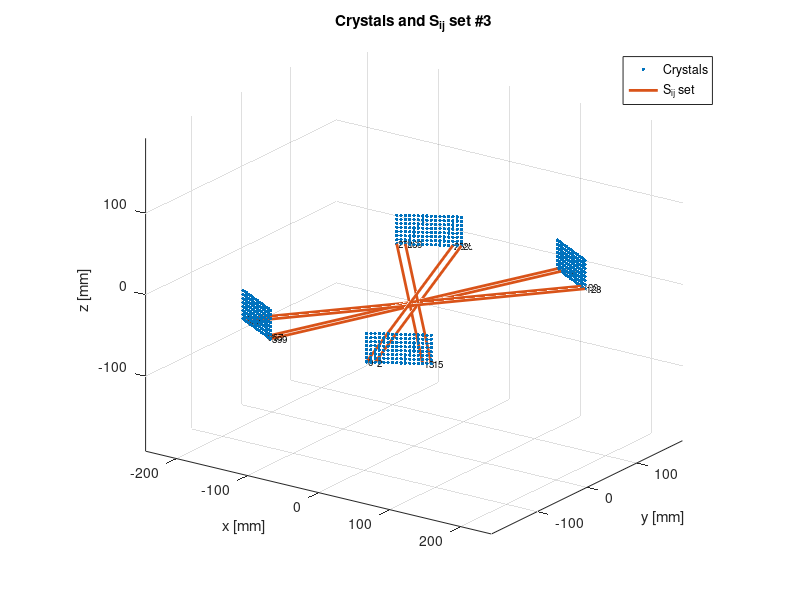

Reproduce this figure in MATLAB.
clear; clc;

% Geometry parameters
modules = 4;
axCount = 8;
transCount = 16;
crystalsPerModule = axCount * transCount;
N = modules * crystalsPerModule;

% Index mapping utility
toID = @(m,a,t) (m-1)*crystalsPerModule + a*transCount + t;
mirrorT = @(t) transCount-1-t;

% --- Compute crystal positions for plotting ---
R_ring = 200; % mm
moduleAnglesDeg = [-60, 60, 120, 240];
pitchT = 5.0; pitchA = 5.0;
halfT = (transCount-1)/2;
halfA = (axCount-1)/2;
pos = zeros(N,3);
modIdx = zeros(N,1); axIdx = zeros(N,1); trIdx = zeros(N,1);
for m = 1:modules
    phi = deg2rad(moduleAnglesDeg(m));
    cen = [R_ring*cos(phi), R_ring*sin(phi), 0];
    tHat = [-sin(phi), cos(phi), 0];
    for a = 0:axCount-1
        z = (a - halfA) * pitchA;
        for t = 0:transCount-1
            xyt = cen + tHat * ((t - halfT)*pitchT);
            id = toID(m,a,t);
            pos(id+1,:) = [xyt(1), xyt(2), z];
            modIdx(id+1) = m;
            axIdx(id+1) = a;
            trIdx(id+1) = t;
        end
    end
end

% --- Build S_ij sets using full 8-LOR symmetry ---
Sij_cell = {}; Sij_keys = {};
for a = 0:axCount-1
    for tL = 0:transCount-1
        for tR = 0:transCount-1
            % Generate the 8 equivalent LORs for this combination
            combos = [tL, tR; mirrorT(tL), mirrorT(tR); tR, tL; mirrorT(tR), mirrorT(tL)];
            LORs = [];
            % Pair 1-3 and 2-4
            for k = 1:4
                LORs(end+1,:) = [toID(1,a,combos(k,1)), toID(3,a,combos(k,2))];
                LORs(end+1,:) = [toID(2,a,combos(k,1)), toID(4,a,combos(k,2))];
            end
            % Canonical key (for this axial/transaxial combo)
            key = sprintf('A%d_TL%d_TR%d', a, tL, tR);
            Sij_cell{end+1} = LORs; %#ok<AGROW>
            Sij_keys{end+1} = key; %#ok<AGROW>
        end
    end
end

% --- Output each equivalence set as one line in TXT ---
fileID = fopen('Sij_sets.txt','w');
for s = 1:numel(Sij_cell)
    fprintf(fileID, '%s\t', Sij_keys{s});
    pairs = Sij_cell{s};
    for p = 1:size(pairs,1)
        fprintf(fileID, '%d %d\t', pairs(p,1), pairs(p,2));
    end
    fprintf(fileID, '\n');
end
fclose(fileID);
disp(['Wrote Sij_sets.txt with ' num2str(numel(Sij_cell)) ' equivalence sets.']);

% --- Visualization: plot setIdx-th S_ij set (change setIdx as desired) ---
setIdx = 3; % Example: plot the 3rd set, which now is guaranteed 8 LORs
figure('Color','w'); hold on; grid on;
title(sprintf('Crystals and S_{ij} set #%d', setIdx));

% Plot all crystals
plot3(pos(:,1), pos(:,2), pos(:,3), '.', 'MarkerSize', 8);

% Draw the LORs for current S_ij set
pairsToPlot = Sij_cell{setIdx};
for r = 1:size(pairsToPlot,1)
    i = pairsToPlot(r,1)+1; j = pairsToPlot(r,2)+1;
    line([pos(i,1), pos(j,1)], [pos(i,2), pos(j,2)], [pos(i,3), pos(j,3)], ...
         'LineWidth', 2, 'LineStyle','-');
end

% Label only crystals involved in these LORs
shownIDs = unique(pairsToPlot(:)) + 1;
for idx = reshape(shownIDs,1,[])
    text(pos(idx,1), pos(idx,2), pos(idx,3), sprintf(' %d', idx-1), ...
         'FontSize', 7, 'Color', [0 0 0]);
end

xlabel('x [mm]'); ylabel('y [mm]'); zlabel('z [mm]');
axis equal; view(35,20);
legend({'Crystals','S_{ij} set'}, 'Location','best');
hold off;


% clear; clc;
% % --- Geometry Parameters ---
% modules = 4; axCount = 8; transCount = 16;
% crystalsPerModule = axCount * transCount;
% N = modules * crystalsPerModule;
% % Opposing pairs: [1,3], [2,4]
% pairs_mod = [1,3; 2,4]; % Each row: [left right]
% mirrorT = @(t) transCount-1-t;
% 
% % Mapping from ID to [module, axial, trans]
% toLocal = @(id) deal(floor(id / crystalsPerModule)+1, ...
%                      floor(mod(id, crystalsPerModule)/transCount), ...
%                      mod(id, transCount));
% 
% toID = @(m,a,t) (m-1)*crystalsPerModule + a*transCount + t;
% 
% % --- For each LOR between opposing modules, create its full equivalent set ---
% Sij_cell = {}; set_keys = {};
% for kpair=1:size(pairs_mod,1)
%     leftM = pairs_mod(kpair,1); rightM = pairs_mod(kpair,2);
%     for a = 0:axCount-1
%         for tL = 0:transCount-1
%             for tR = 0:transCount-1
%                 leftID = toID(leftM,a,tL);
%                 rightID = toID(rightM,a,tR);
% 
%                 % Build all four permutations for this LOR
%                 IDs = [
%                     leftID, rightID; % original
%                     %transCount-leftID, transCount-rightID;
%                     toID(leftM,a,mirrorT(tL)), toID(rightM,a,mirrorT(tR)); % mirror both
%                     rightID, leftID; % swap
%                     %transCount-rightID, transCount-leftID;
%                     toID(rightM,a,mirrorT(tR)), toID(leftM,a,mirrorT(tL)); % swap and mirror both
%                 ];
% 
%                 IDs = unique(IDs, 'rows'); % Remove duplicates
% 
%                 % Build analogous set in opposing module pair
%                 opp_leftM = mod(leftM,modules)+1; %1->2, 2->3,3->4,4->1, so just swap to the other pair
%                 opp_rightM = mod(rightM,modules)+1;
%                 opp_IDs = [
%                     toID(opp_leftM,a,tL), toID(opp_rightM,a,tR);
%                     toID(opp_leftM,a,mirrorT(tL)), toID(opp_rightM,a,mirrorT(tR));
%                     toID(opp_rightM,a,tR), toID(opp_leftM,a,tL);
%                     toID(opp_rightM,a,mirrorT(tR)), toID(opp_leftM,a,mirrorT(tL));
%                 ];
%                 opp_IDs = unique(opp_IDs, 'rows');
%                 % Full set
%                 setLORs = [IDs; opp_IDs];
% 
%                 % Use a set key based on (module pair, axial ring, transaxial positions)
%                 set_key = sprintf('L%dR%dA%dTL%dTR%d',leftM,rightM,a,tL,tR);
% 
%                 % Add if new
%                 if all(~strcmp(set_keys, set_key))
%                     Sij_cell{end+1} = setLORs; %#ok<AGROW>
%                     set_keys{end+1} = set_key; %#ok<AGROW>
%                 end
%             end
%         end
%     end
% end
% 
% % --- Write output files ---
% f1 = fopen('Sij_sets.txt','w');
% for s = 1:numel(Sij_cell)
%     pairs = Sij_cell{s};
%     fprintf(f1,'Set_%d\t',s);
%     for p = 1:size(pairs,1)
%         fprintf(f1,'%d %d\t',pairs(p,1),pairs(p,2));
%     end
%     fprintf(f1,'\n');
% end
% fclose(f1);
% 
% fprintf('Wrote Sij_sets.txt with %d unique sets\n', numel(Sij_cell));
% 
% % --- Compute crystal positions ---
% R_ring = 200; % mm
% moduleAnglesDeg = [-60, 60, 120, 240];
% pitchT = 5.0; pitchA = 5.0;
% halfT = (transCount-1)/2;
% halfA = (axCount-1)/2;
% pos = zeros(N,3);
% modIdx = zeros(N,1); axIdx = zeros(N,1); trIdx = zeros(N,1);
% 
% for m = 1:modules
%     phi = deg2rad(moduleAnglesDeg(m));
%     cen = [R_ring*cos(phi), R_ring*sin(phi), 0];
%     tHat = [-sin(phi), cos(phi), 0];
%     for a = 0:axCount-1
%         z = (a - halfA) * pitchA;
%         for t = 0:transCount-1
%             xyt = cen + tHat * ((t - halfT)*pitchT);
%             id = toID(m,a,t);
%             pos(id+1,:) = [xyt(1), xyt(2), z];
%             modIdx(id+1) = m;
%             axIdx(id+1) = a;
%             trIdx(id+1) = t;
%         end
%     end
% end
% 
% % --- Select S_ij sets to plot ---
% setIdx = 3; % Change this to plot different sets (e.g., first or chosen set)
% pairsToPlot = Sij_cell{setIdx};
% 
% figure('Color','w'); hold on; grid on;
% title(sprintf('Crystals and S_{ij} set #%d', setIdx));
% plot3(pos(:,1), pos(:,2), pos(:,3), '.', 'MarkerSize', 8);
% 
% % Draw the LORs for current S_ij set
% for r = 1:size(pairsToPlot,1)
%     i = pairsToPlot(r,1)+1; j = pairsToPlot(r,2)+1;
%     line([pos(i,1), pos(j,1)], [pos(i,2), pos(j,2)], [pos(i,3), pos(j,3)], ...
%          'LineWidth', 1.5, 'LineStyle','-');
% end
% 
% % Label only crystals involved in these LORs
% shownIDs = unique([pairsToPlot(:)]) + 1;
% for idx = reshape(shownIDs,1,[])
%     text(pos(idx,1), pos(idx,2), pos(idx,3), sprintf(' %d', idx-1), ...
%          'FontSize', 7, 'Color', [0 0 0]);
% end
% 
% xlabel('x [mm]'); ylabel('y [mm]'); zlabel('z [mm]');
% axis equal; view(35,20);
% legend({'Crystals','S_{ij} set'}, 'Location','best');
% hold off;
% % ==== S_ij (geometrically equivalent LORs) for a 4-module, 512-crystal PET ====
% % Geometry: 4 modules, each 8 (axial) x 16 (transaxial) crystals.
% % Mapping (original, row-wise):
% %   Module 1 IDs: 0..127 (rows of 16: 0..15, 16..31, ..., 112..127)
% %   Module 2 IDs: 128..255,  Module 3: 256..383,  Module 4: 384..511
% %
% % S_ij definition (Kinouchi et al., Fig. 1(b)): All LORs "geometrically equal"
% % to LOR-ij -> same relative positions within modules AND same inter-detector angle.
% % We implement this by grouping LORs with identical (Δt, Δa) after mirroring
% % the transaxial index of the opposite module (so left/right module frames align).
% %
% % Outputs:
% %   - LORs: all valid LOR pairs [i j] (i<j) between opposing modules
% %   - S: cell array; each cell is an Nx2 list of crystal ID pairs for one S_ij
% %   - Files:
% %       * Sij_sets.txt       (one line per S_ij set; pairs "i j" separated by tabs)
% %       * Sij_key_map.txt    (key index -> [dT dA] and set size)
% %
% % Visualization:
% %   - 3D plot of all crystals (with crystal ID labels for the shown sets to avoid clutter)
% %   - Lines drawn for two S_ij demo sets:
% %       * same axial ring (Δa = 0), solid lines
% %       * different rings (Δa = +1), dotted lines
% %
% % ------------------------------------------------------------------------------
% 
% clear; clc;
% 
% %% --------- Basic scanner/grid parameters ----------
% modules            = 4;
% axCount            = 8;   % axial crystals per module (rows)
% transCount         = 16;  % transaxial crystals per module (cols)
% crystalsPerModule  = axCount * transCount;           % 128
% N                  = modules * crystalsPerModule;    % 512 total
% 
% % Module angular placement (degrees):
% % Two modules on each "side", separated by 120°, and the two sides are 180° apart.
% % Opposing pairs: (1 <-> 3) and (2 <-> 4).
% moduleAnglesDeg = [-60, +60, 120, 240];
% 
% % Simple physical layout (for visualization only)
% R_ring       = 200;    % mm: radius to module center (arbitrary, for plotting)
% pitchT       = 5.0;    % mm: transaxial crystal pitch
% pitchA       = 5.0;    % mm: axial crystal pitch
% halfT        = (transCount-1)/2;   % 7.5
% halfA        = (axCount-1)/2;      % 3.5
% 
% % Opposing pairs (by module index)
% isOpposing = @(m1,m2) ((m1==1 && m2==3) || (m1==3 && m2==1) || ...
%                        (m1==2 && m2==4) || (m1==4 && m2==2));
% 
% %% --------- ID <-> (module, axial, trans) mapping ----------
% % ID in [0..511]; module m in [1..4]; a in [0..7], t in [0..15]
% toLocal = @(id) deal( ...
%     floor(id / crystalsPerModule) + 1, ...
%     floor(mod(id, crystalsPerModule) / transCount), ...
%     mod(id, transCount) );
% 
% toID = @(m,a,t) (m-1)*crystalsPerModule + a*transCount + t;
% 
% %% --------- Crystal 3D positions ----------
% % Each module has a center on the ring; local tangent = rotate radial by +90°
% pos = zeros(N,3);
% modIdx = zeros(N,1); axIdx = zeros(N,1); trIdx = zeros(N,1);
% 
% for m = 1:modules
%     phi  = deg2rad(moduleAnglesDeg(m));
%     cen  = [R_ring*cos(phi), R_ring*sin(phi), 0];
%     tHat = [-sin(phi), cos(phi), 0];   % unit tangent at module center
%     % z axis is axial
%     for a = 0:axCount-1
%         z = (a - halfA) * pitchA;
%         for t = 0:transCount-1
%             xyt = cen + tHat * ((t - halfT)*pitchT);
%             id  = toID(m,a,t);
%             pos(id+1,:) = [xyt(1), xyt(2), z];
%             modIdx(id+1) = m;
%             axIdx(id+1)  = a;
%             trIdx(id+1)  = t;
%         end
%     end
% end
% 
% %% --------- Build all valid LORs between opposing modules ----------
% pairs = [];  % [i j] with i<j
% for i = 0:N-1
%     mi = modIdx(i+1);
%     for j = i+1:N-1
%         mj = modIdx(j+1);
%         if isOpposing(mi,mj)
%             pairs(end+1,:) = [i, j]; %#ok<AGROW>
%         end
%     end
% end
% LORs = pairs;
% disp(size(LORs));
% %% --------- Geometric-equivalence key per LOR (Kinouchi S_ij) ----------
% % For opposing modules, align local frames by mirroring the "right" module's trans index.
% % Canonicalize left/right so that the "left" module is 1 or 2 (within its opposing pair).
% mirrorT = @(t) (transCount-1 - t);
% 
% keys = zeros(size(LORs,1), 2);   % columns: [dT, dA]
% for r = 1:size(LORs,1)
%     i = LORs(r,1); j = LORs(r,2);
%     [mi, ai, ti] = toLocal(i);
%     [mj, aj, tj] = toLocal(j);
% 
%     % Force order: (left,right) = (1,3) or (2,4). If we have (3,1) or (4,2), swap.
%     leftID = i; rightID = j;
%     if (mi==3 && mj==1) || (mi==4 && mj==2)
%         leftID = j; rightID = i;
%         [mi, ai, ti, mj, aj, tj] = deal(mj, aj, tj, mi, ai, ti);
%     end
% 
%     % After 180° rotation, the right module's trans index must be mirrored to align frames.
%     tj_m = mirrorT(tj);
% 
%     % Geometric key: same inter-detector angle & relative positions -> same (Δt, Δa)
%     dT = tj_m - ti;        % transaxial offset across the pair (aligned frames)
%     dA = aj   - ai;        % axial offset across the pair
%     keys(r,:) = [dT, dA];
% end
% 
% % Unique S_ij classes:
% [uniqKeys, ~, keyIdx] = unique(keys, 'rows', 'stable');
% numSets = size(uniqKeys,1);
% 
% S = cell(numSets,1);
% for k = 1:numSets
%     S{k} = LORs(keyIdx==k, :);  % Nx2 pairs for this S_ij
% end
% 
% fprintf('Total LORs (opposing modules only): %d\n', size(LORs,1));
% fprintf('Unique S_ij classes (Kinouchi geometric equivalence): %d\n', numSets);
% 
% %% --------- Save S_ij sets: one line per set ----------
% % Each line: "k  dT dA  |  i0 j0    i1 j1    i2 j2  ..."
% s1 = fopen('Sij_sets.txt','w');
% s2 = fopen('Sij_key_map.txt','w');
% fprintf(s2, '# k\t dT\t dA\t set_size\n');
% for k = 1:numSets
%     dT = uniqKeys(k,1); dA = uniqKeys(k,2);
%     P  = S{k};
%     fprintf(s2, '%d\t %d\t %d\t %d\n', k, dT, dA, size(P,1));
% 
%     fprintf(s1, '%d\t%d\t%d\t|\t', k, dT, dA);
%     % write all pairs on one line, each "i j"
%     for r = 1:size(P,1)
%         fprintf(s1, '%d %d\t', P(r,1), P(r,2));
%     end
%     fprintf(s1, '\n');
% end
% fclose(s1); fclose(s2);
% fprintf('Wrote Sij_sets.txt and Sij_key_map.txt\n');
% 
% %% --------- Pick two demo S_ij sets for plotting (like Fig. 1(b)) ----------
% % 1) same axial ring: Δa = 0, and choose Δt = 0 if it exists; else closest
% pickSame = find(uniqKeys(:,2)==0, 1, 'first'); % first with dA=0
% if isempty(pickSame), pickSame = 1; end
% 
% % 2) different rings: Δa = +1 (or any nonzero); pick first available
% pickDiff = find(uniqKeys(:,2)~=0, 1, 'first');
% if isempty(pickDiff), pickDiff = min(numSets, pickSame+1); end
% 
% S_same = S{pickSame};
% S_diff = S{pickDiff};
% 
% %% --------- 3D plot of crystals + LORs (lines) ----------
% figure('Color','w'); hold on; grid on;
% title(sprintf('Crystals and S_{ij} sets (solid: dA=%d, dotted: dA=%d)', ...
%     uniqKeys(pickSame,2), uniqKeys(pickDiff,2)));
% 
% % Plot all crystals (light markers)
% plot3(pos(:,1), pos(:,2), pos(:,3), '.', 'MarkerSize', 8);
% 
% % Draw LORs for the "same ring" set (solid)
% for r = 1:size(S_same,1)
%     i = S_same(r,1)+1; j = S_same(r,2)+1;
%     line([pos(i,1), pos(j,1)], [pos(i,2), pos(j,2)], [pos(i,3), pos(j,3)], ...
%         'LineWidth', 1.5, 'LineStyle','-');
% end
% 
% % Draw LORs for the "different rings" set (dotted)
% for r = 1:size(S_diff,1)
%     i = S_diff(r,1)+1; j = S_diff(r,2)+1;
%     line([pos(i,1), pos(j,1)], [pos(i,2), pos(j,2)], [pos(i,3), pos(j,3)], ...
%         'LineWidth', 1.5, 'LineStyle',':');
% end
% 
% % Label only crystals that participate in the shown sets (to avoid clutter)
% shownIDs = unique([S_same(:); S_diff(:)]) + 1;  % 1-based
% for idx = reshape(shownIDs,1,[])
%     text(pos(idx,1), pos(idx,2), pos(idx,3), sprintf(' %d', idx-1), ...
%         'FontSize', 7, 'Color', [0 0 0]);
% end
% 
% xlabel('x [mm]'); ylabel('y [mm]'); zlabel('z [mm]');
% axis equal; view(35,20);
% legend({'Crystals','S_{ij} (same ring)','S_{ij} (different rings)'}, 'Location','best');
% hold off;











%% --------- Also provide the flat array of unique LORs per set (as requested) ----------
% S is already a cell array of 2-column arrays of ID pairs. Example usage:
%   S{1}  -> Nx2 [id_i id_j] pairs for the first equivalence set.

% Done.


% function build_equivalent_LORs_originalMap_3D_withFilter()
% 
% % Geometry
% numModules = 4;
% axialCount = 8;    
% transCount = 16;   
% crystalsPerModule = axialCount * transCount; % 128
% totalCrystals = numModules * crystalsPerModule;
% 
% % Opposing module pairs
% facingPairs = [1 3; 2 4];
% 
% %% ---- Original crystal ID mapping (row-major) ----
% crystalID = @(m,a,t) (m-1)*crystalsPerModule + a*transCount + t;
% 
% % Precompute indices
% axIdx = zeros(totalCrystals,1);
% trIdx = zeros(totalCrystals,1);
% modIdx = zeros(totalCrystals,1);
% for m = 1:numModules
%     for a = 0:axialCount-1
%         for t = 0:transCount-1
%             gid = crystalID(m,a,t);
%             axIdx(gid+1) = a;
%             trIdx(gid+1) = t;
%             modIdx(gid+1) = m;
%         end
%     end
% end
% 
% %% ---- Build LORs between opposing modules ----
% LORs = [];
% for k = 1:size(facingPairs,1)
%     mA = facingPairs(k,1);
%     mB = facingPairs(k,2);
%     idsA = find(modIdx == mA) - 1; 
%     idsB = find(modIdx == mB) - 1;
%     [IA, IB] = ndgrid(idsA, idsB);
%     pairs = [IA(:), IB(:)];
%     pairs = pairs(pairs(:,1) < pairs(:,2), :);
%     LORs = [LORs; pairs]; %#ok<AGROW>
% end
% 
% %% ---- Group into equivalence classes (Kinouchi definition) ----
% keys = zeros(size(LORs,1), 6);
% for r = 1:size(LORs,1)
%     i = LORs(r,1)+1;
%     j = LORs(r,2)+1;
%     ai = axIdx(i); ti = trIdx(i); mi = modIdx(i);
%     aj = axIdx(j); tj = trIdx(j); mj = modIdx(j);
% 
%     % enforce consistent module ordering
%     if mi < mj
%         keys(r,:) = [mi mj ti ai tj aj];
%     else
%         keys(r,:) = [mj mi tj aj ti ai];
%     end
% end
% 
% [uniqueKeys,~,idxGroup] = unique(keys,'rows');
% S = cell(size(uniqueKeys,1),1);
% for g = 1:max(idxGroup)
%     S{g} = LORs(idxGroup==g,:);
% end
% 
% fprintf('Total unique equivalence classes (S_ij): %d\n', numel(S));
% 
% % %% ---- Group into equivalence classes (Δtrans, Δaxial) ----
% % keys = [trIdx(LORs(:,1)+1) - trIdx(LORs(:,2)+1), ...
% %         axIdx(LORs(:,1)+1) - axIdx(LORs(:,2)+1)];
% % for r = 1:size(keys,1)
% %     if keys(r,1) < 0 || (keys(r,1)==0 && keys(r,2) < 0)
% %         keys(r,:) = -keys(r,:);
% %     end
% % end
% % [uniqueKeys,~,idxGroup] = unique(keys,'rows');
% % S = cell(size(uniqueKeys,1),1);
% % for g = 1:max(idxGroup)
% %     S{g} = LORs(idxGroup==g,:);
% % end
% % fprintf('Total unique equivalence classes (S_ij): %d\n', numel(S));
% 
% %% ---- Build 3D positions of crystals ----
% R = 100;                 % detector ring radius (mm)
% dz = 5;                  % axial spacing (mm)
% pitchTx = 5;             % transaxial pitch (mm)
% modAngles = [-60, +60, +120, +240]; % deg
% 
% crystalPos = NaN(totalCrystals,3);
% for m = 1:numModules
%     ang = deg2rad(modAngles(m));
%     u_hat = [cos(ang), sin(ang), 0];    % radial
%     v_hat = [-sin(ang), cos(ang), 0];   % tangential
%     z_hat = [0 0 1];                    % axial
%     modCenter = R * u_hat;
%     for a = 0:axialCount-1
%         for t = 0:transCount-1
%             gid = crystalID(m,a,t);
%             offsetT = (t - (transCount-1)/2)*pitchTx;
%             offsetZ = (a - (axialCount-1)/2)*dz;
%             pos = modCenter + offsetT*v_hat + offsetZ*z_hat;
%             crystalPos(gid+1,:) = pos;
%         end
%     end
% end
% 
% %% ---- Plot one equivalence set in 3D ----
% exampleGroup = 1;   % pick a group index
% exampleLORs = S{exampleGroup};
% chosenRow   = 0;    % set [] = all rows, or pick 0..7
% 
% figure; hold on; grid on; axis equal;
% title(sprintf('3D Equivalence set S_{ij} #%d (Δt=%d, Δa=%d)', ...
%     exampleGroup, uniqueKeys(exampleGroup,1), uniqueKeys(exampleGroup,2)));
% xlabel('x (mm)'); ylabel('y (mm)'); zlabel('z (mm)');
% view(3);
% 
% % Draw crystals + IDs
% for gid = 1:totalCrystals
%     row = axIdx(gid);
%     if isempty(chosenRow) || row == chosenRow
%         plot3(crystalPos(gid,1),crystalPos(gid,2),crystalPos(gid,3),...
%             'bo','MarkerFaceColor','b');
%         text(crystalPos(gid,1),crystalPos(gid,2),crystalPos(gid,3)+2,...
%             num2str(gid-1),'FontSize',6,'Color','k');
%     end
% end
% 
% % Draw LORs
% for k = 1:size(exampleLORs,1)
%     i = exampleLORs(k,1)+1;
%     j = exampleLORs(k,2)+1;
%     row_i = axIdx(i);
%     row_j = axIdx(j);
%     if isempty(chosenRow) || (row_i==chosenRow && row_j==chosenRow)
%         plot3([crystalPos(i,1), crystalPos(j,1)], ...
%               [crystalPos(i,2), crystalPos(j,2)], ...
%               [crystalPos(i,3), crystalPos(j,3)], 'r-','LineWidth',1);
%     end
% end
% 
% end
% 


% function build_equivalent_LORs_originalMap()
% 
% % Geometry
% numModules = 4;
% axialCount = 8;    
% transCount = 16;   
% crystalsPerModule = axialCount * transCount; % 128
% totalCrystals = numModules * crystalsPerModule;
% 
% % Opposing module pairs
% facingPairs = [1 3; 2 4];
% 
% %% ---- Original crystal ID mapping (row-major) ----
% % Module m (1..4), axial a (0..7), trans t (0..15)
% crystalID = @(m,a,t) (m-1)*crystalsPerModule + a*transCount + t;
% 
% % Precompute indices for each crystal
% axIdx = zeros(totalCrystals,1);
% trIdx = zeros(totalCrystals,1);
% modIdx = zeros(totalCrystals,1);
% for m = 1:numModules
%     for a = 0:axialCount-1
%         for t = 0:transCount-1
%             gid = crystalID(m,a,t);
%             axIdx(gid+1) = a;
%             trIdx(gid+1) = t;
%             modIdx(gid+1) = m;
%         end
%     end
% end
% 
% %% ---- Build all LORs between opposing modules ----
% LORs = [];
% for k = 1:size(facingPairs,1)
%     mA = facingPairs(k,1);
%     mB = facingPairs(k,2);
%     idsA = find(modIdx == mA) - 1; % zero-based IDs
%     idsB = find(modIdx == mB) - 1;
%     [IA, IB] = ndgrid(idsA, idsB);
%     pairs = [IA(:), IB(:)];
%     pairs = pairs(pairs(:,1) < pairs(:,2), :);
%     LORs = [LORs; pairs]; %#ok<AGROW>
% end
% 
% %% ---- Group LORs into equivalence classes (Δtrans, Δaxial) ----
% keys = [trIdx(LORs(:,1)+1) - trIdx(LORs(:,2)+1), ...
%         axIdx(LORs(:,1)+1) - axIdx(LORs(:,2)+1)];
% for r = 1:size(keys,1)
%     if keys(r,1) < 0 || (keys(r,1)==0 && keys(r,2) < 0)
%         keys(r,:) = -keys(r,:);
%     end
% end
% [uniqueKeys,~,idxGroup] = unique(keys,'rows');
% S = cell(size(uniqueKeys,1),1);
% for g = 1:max(idxGroup)
%     S{g} = LORs(idxGroup==g,:);
% end
% 
% fprintf('Total unique equivalence classes (S_ij): %d\n', numel(S));
% 
% %% ---- Plot one equivalence set (like Fig. 1b) ----
% exampleGroup = 10; % pick a group index
% exampleLORs = S{exampleGroup};
% 
% R = 100; % ring radius
% modAngles = [-60, +60, +120, +240]; % deg
% chosenRow = 4; % axial row to display
% 
% crystalPos = NaN(totalCrystals,2);
% for m = 1:numModules
%     ang = deg2rad(modAngles(m));
%     u_hat = [cos(ang), sin(ang)];
%     v_hat = [-sin(ang), cos(ang)];
%     modCenter = R * u_hat;
%     for t = 0:transCount-1
%         gid = crystalID(m,chosenRow,t);
%         offset = (t - (transCount-1)/2);
%         pos = modCenter + offset * v_hat*5; % spacing
%         crystalPos(gid+1,:) = pos;
%     end
% end
% 
% figure; hold on; axis equal;
% title(sprintf('Equivalence set S_{ij} #%d (Δt=%d, Δa=%d)', ...
%     exampleGroup, uniqueKeys(exampleGroup,1), uniqueKeys(exampleGroup,2)));
% xlabel('x'); ylabel('y');
% 
% % Draw LORs
% for k = 1:size(exampleLORs,1)
%     i = exampleLORs(k,1)+1;
%     j = exampleLORs(k,2)+1;
%     if all(~isnan(crystalPos([i j],1)))
%         plot(crystalPos([i j],1), crystalPos([i j],2),'r-','LineWidth',1.2);
%     end
% end
% 
% % Draw crystals + labels
% for gid = 1:totalCrystals
%     if ~isnan(crystalPos(gid,1))
%         plot(crystalPos(gid,1),crystalPos(gid,2),'bo','MarkerFaceColor','b');
%         text(crystalPos(gid,1)+2,crystalPos(gid,2),num2str(gid-1),...
%             'FontSize',7,'Color','k');
%     end
% end
% 
% end



% function build_equivalent_LORs()
% 
% % Geometry
% numModules = 4;
% axialCount = 8;    % rows
% transCount = 16;   % cols
% crystalsPerModule = axialCount * transCount;
% 
% % Opposing module pairs
% facingPairs = [1 3; 2 4];
% 
% % Crystal ID mapping: (module, axial, trans) -> global ID
% crystalID = @(m,a,t) (m-1)*crystalsPerModule + a*transCount + t;
% 
% % Precompute axial & trans indices for each crystal ID
% axIdx = zeros(512,1);
% trIdx = zeros(512,1);
% modIdx = zeros(512,1);
% for m = 1:numModules
%     for a = 0:axialCount-1
%         for t = 0:transCount-1
%             gid = crystalID(m,a,t);
%             axIdx(gid+1) = a;
%             trIdx(gid+1) = t;
%             modIdx(gid+1) = m;
%         end
%     end
% end
% 
% % Collect all valid LORs (only opposing modules)
% LORs = [];
% for k = 1:size(facingPairs,1)
%     mA = facingPairs(k,1);
%     mB = facingPairs(k,2);
%     idsA = find(modIdx == mA) - 1; % zero-based IDs
%     idsB = find(modIdx == mB) - 1;
%     [IA, IB] = ndgrid(idsA, idsB);
%     pairs = [IA(:), IB(:)];
%     % enforce i<j
%     pairs = pairs(pairs(:,1) < pairs(:,2), :);
%     LORs = [LORs; pairs]; %#ok<AGROW>
% end
% 
% % --- Group into equivalent sets S_ij
% % Key = [Δtrans Δaxial]
% keys = [trIdx(LORs(:,1)+1) - trIdx(LORs(:,2)+1), ...
%         axIdx(LORs(:,1)+1) - axIdx(LORs(:,2)+1)];
% 
% % Normalize key so that direction doesn't matter
% % (Δt,Δa) and (-Δt,-Δa) are the same equivalence
% for r = 1:size(keys,1)
%     if keys(r,1) < 0 || (keys(r,1)==0 && keys(r,2) < 0)
%         keys(r,:) = -keys(r,:);
%     end
% end
% 
% % Group by unique keys
% [uniqueKeys,~,idxGroup] = unique(keys, 'rows');
% 
% % Build cell array of equivalent LOR sets
% S = cell(size(uniqueKeys,1),1);
% for g = 1:max(idxGroup)
%     S{g} = LORs(idxGroup==g,:);
% end
% 
% % Display summary
% fprintf('Total unique equivalence classes (S_ij): %d\n', numel(S));
% 
% % Example: print first 3 groups
% for g = 1:min(3,numel(S))
%     fprintf('S{%d} (Δt=%d, Δa=%d):\n', g, uniqueKeys(g,1), uniqueKeys(g,2));
%     disp(S{g}(1:max(5,end),:)); % show first few LORs
% end
% 
% % Save to MAT file
% save('Equivalent_LORs.mat','S','uniqueKeys');
% 
% end
% 
% build_equivalent_LORs()